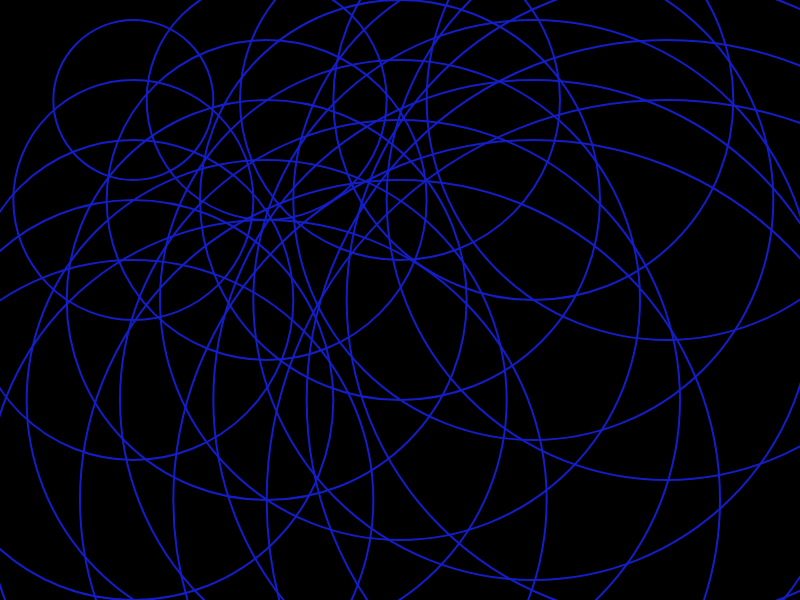
Frame 1 (no input)
Frame 60 (no input): identical to frame 1, image omitted
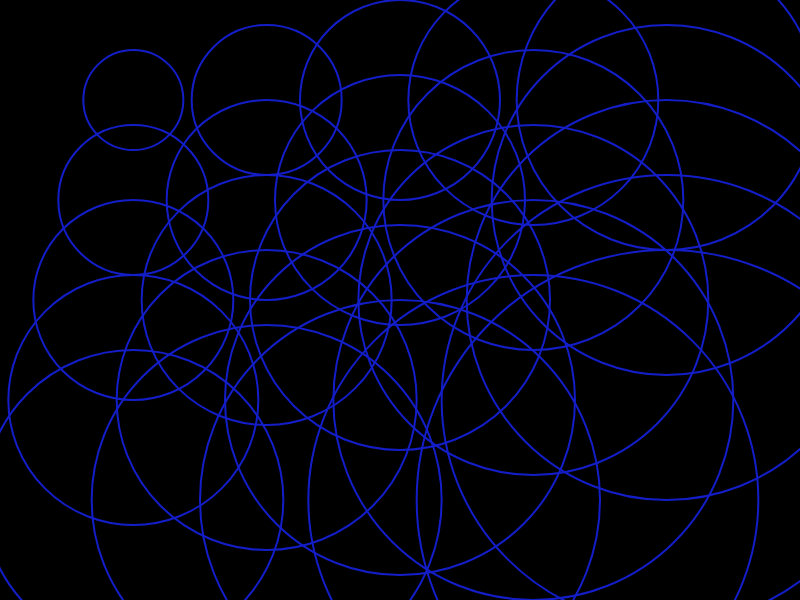
Frame 120 (the mouse pressed at the canvas centre since frame 60)

The p5.js sketch that drew these frames (run headless with seeded random() and noise() and a simulated clock; from frame 60 on, the mouse is pressed at the canvas centre):

// p5.js sketch
// ── sketch.js

var batatas;
var raio;

var valor;
var decisao;




function setup() {

createCanvas(800,600);
raio = 0.00;
decisao = false;
colorMode(RGB);
background (0);
noFill();
stroke(200,30,20);
strokeWeight(2);






}

function draw() {

background (0);
    
  if (decisao == true){
  
    stroke(200,30,20);
    if (mouseY <= height/2) {
    raio = map(mouseX,0,width,20,80);}
    else {
    raio = map(mouseX,0,width,80,20);
    }}
    
  else{
  
    stroke(20,30,200);
    if (mouseY >= height/2) {
    raio = map(mouseX,0,width,20,80);}
    else {
    raio = map(mouseX,0,width,80,20);
    }
  }
  
  
  for (var i = 1 ; i < 6 ; i++) {
    for (var j = 1 ; j < 6 ; j++) {
    ellipse(i*width/6,j*height/6,raio*(j+i),raio*(j+i));
  }}
}

function keyTyped(){
  if (key == 'a'){
    decisao = !decisao;}
}
